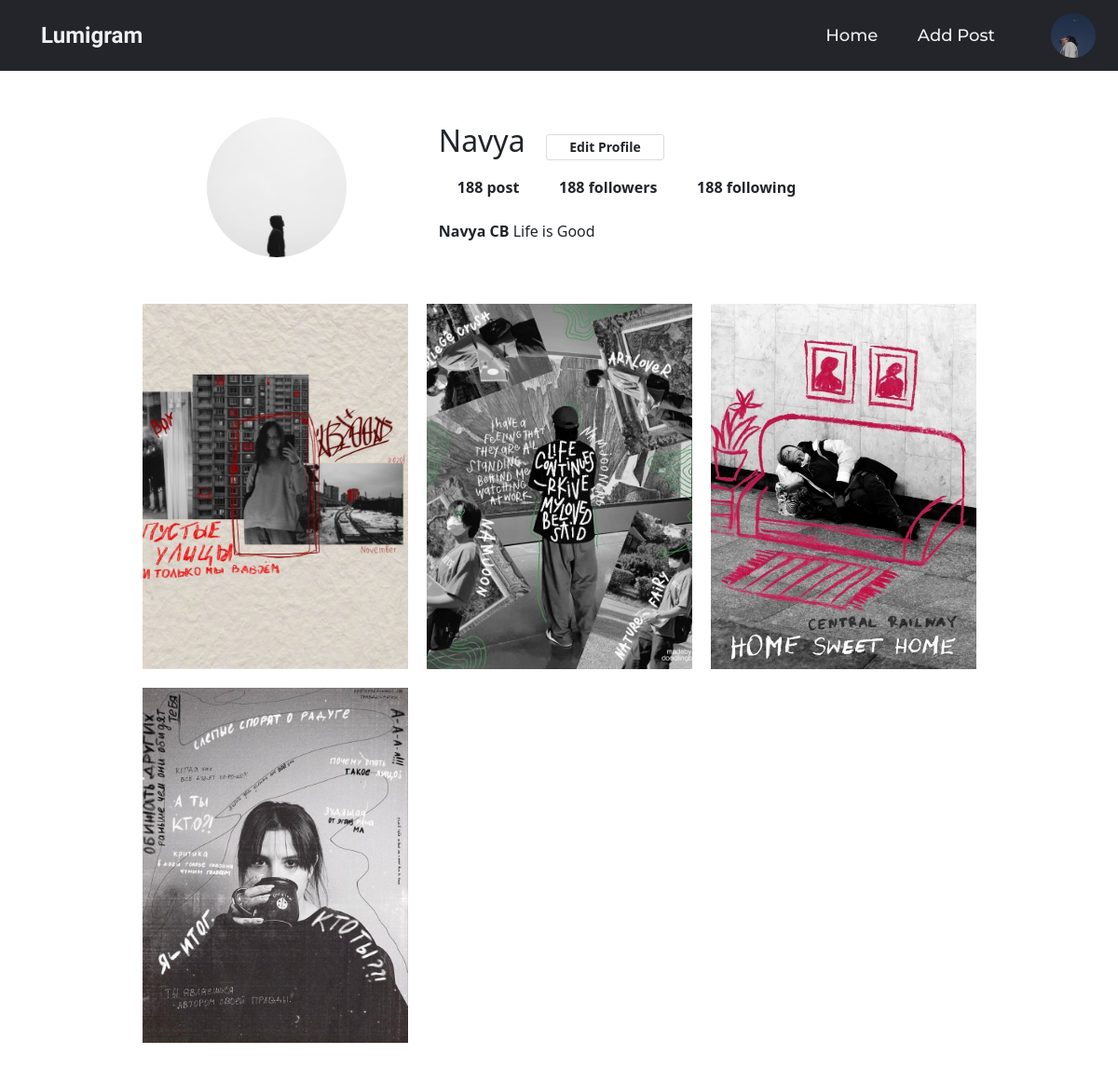
Screenshot of /profile/5/retrieve (signed in) with the database file from the repository.
### user/models.py (models this page shows, shortened)
class UserProfile(models.Model):
    user = models.OneToOneField(
        User, on_delete=models.CASCADE, related_name="profile")
    display_name = models.CharField(max_length=200, null=True, blank=True)
    about = models.CharField(max_length=200, null=True, blank=True)
    user_pic = models.ImageField(
        upload_to="profiles", default="profile.jpg", null=True, blank=True)
    followers = models.ManyToManyField(
        User, null=True, blank=True, related_name="followers")
    following = models.ManyToManyField(
        User, null=True, blank=True, related_name="following")
    saved = models.ManyToManyField(
        Post, null=True, blank=True, related_name="saved")
    created_at = models.DateTimeField(auto_now_add=True)
    updated_at = models.DateTimeField(auto_now=True)
    is_active = models.BooleanField(default=True)

class Post(models.Model):
    user = models.ForeignKey(
        User, on_delete=models.CASCADE, related_name="post")
    image = models.ImageField(upload_to="posts", null=True, blank=True)
    caption = models.CharField(max_length=200)
    created_at = models.DateTimeField(auto_now_add=True)
    updated_at = models.DateTimeField(auto_now=True)
    is_active = models.BooleanField(default=True)

### user/views.py (the view)
# urls.py: path('profile/<int:pk>/retrieve',views.ProfileView.as_view(),name='profile-view'),
class ProfileView(View):
    def get(self, request, *args, **kwargs):
        id = kwargs.get("pk")
        qs = UserProfile.objects.get(user=id)
        p_obj = Post.objects.filter(user=id)
        return render(request, "profile.html", {"user": qs, "post": p_obj})

### user/templates/profile.html (shortened to what this page needs)
{% load static %}
<!DOCTYPE html>
<html lang="en">
<head>
    <link href="https://cdn.jsdelivr.net/npm/bootstrap@5.3.3/dist/css/bootstrap.min.css" rel="stylesheet"
>
    <link rel="stylesheet" href="https://cdnjs.cloudflare.com/ajax/libs/font-awesome/6.5.1/css/all.min.css"
 />
    <link rel="stylesheet" href="{% static 'css/profile-nav.css' %}">
</head>
<body>
    <header class="sticky-top">
        <a href="{% url 'home' %}" class="home-logo">Lumigram</a>
        <nav class="mt-3">
            <ul class="nav__link">
                <li class="nav_link_li"><a href=" {% url 'home' %} " class="nav_link_li_a">Home</a></li>
                <li class="nav_link_li"><a href="{% url 'new-post' %}" class="nav_link_li_a">Add Post</a></li>
            </ul>
        </nav>
        <div class="dropdown nav-drop">
            <a href="" class="dropdown-toggle" role="button" data-bs-toggle="dropdown" aria-expanded="false">
                {% if request.user.profile %}
                <img src="{{request.user.profile.user_pic.url}}" alt="" height="25px" width="28px"
                    class="rounded-pill profile">
                {% else %}
                <img src="{% static 'images/Angular.jpeg' %}" alt="" height="25px" width="28px"
                    class="rounded-pill profile">
                {% endif %}
            </a>
        </div>
    </header>
    <div class="profile-container">
        <div class="main-profile">
            <div class="profile-image">
                <img src="{{user.user_pic.url}}" alt="" height="150px" width="150px">
            </div>
            <div class="profile-user-settings">
                <h1 class="profile-user-name"> {{user.user}} </h1>
                <a href="{% url 'profile-update' request.user.id %}" class="profile-btn profile-edit-btn">Edit
                    Profile</a>
            </div>
            <div class="profile-stats">
                <ul class="st-div-ul">
                    <div class=" profile-stat-count div-li">
                        <span class="dropdown-toggle" id="dropdownMenuButton" data-bs-toggle="dropdown"
                            aria-expanded="false">
                            <span class="">188</span> post
                        </span>
                    </div>
                    <div class="dropdown profile-stat-count div-li">
                        <span class="dropdown-toggle" id="dropdownMenuButton" data-bs-toggle="dropdown"
                            aria-expanded="false">
                            <span class="">188</span> followers
                        </span>
                    </div>
                    <div class="dropdown profile-stat-count div-li">
                        <span class="dropdown-toggle" id="dropdownMenuButton" data-bs-toggle="dropdown"
                            aria-expanded="false">
                            <span class="">188</span> following
                        </span>
                    </div>
                </ul>
            </div>
            <div class="profile-bio">
                <p><span class="profile-real-name"> {{user.display_name}} </span> {{user.about}} </p>
            </div>
        </div>
    </div>
    <main>
        <div class="profile-container">
            <div class="gallery">
                {% for p in post %}
                <div class="gallery-item" tabindex="0">
                    <img src="{{p.image.url}}" class="gallery-image" alt="">
                </div>
                {% endfor %}
            </div>
        </div>
    </main>
</body>
</html>

### user/static/css/profile-nav.css (style rules this page uses)
*, body { box-sizing: border-box; margin: 0; padding: 0; }
.home-logo { font-family: "Delius Unicase", cursive; font-weight: 700; font-style: normal; color: #edf0f1; width: 140px; font-size: 24px; padding: 10px 20px; height: auto; cursor: pointer; margin-right: auto; }
.nav_link_li, a { font-family: "Montserrat", sans-serif; font-weight: 500; font-size: 18px; color: #edf0f1; text-decoration: none; }
header { display: flex; justify-content: flex-end; align-items: center; background-color: #24252a; padding: 10px 2%; }
header *:not(.nav-drop) { background-color: #24252a; }
.nav__link { list-style: none; }
.nav__link, .nav_link_li { display: inline-block; padding: 0px 20px; }
.profile { width: 48px; height: 48px; object-fit: cover; border-radius: 50%; margin-left: 20px; cursor: pointer; }
.nav__link, .nav_link_li, .nav_link_li_a { transition: all 0.3s ease 0s; }
.nav__link, .nav_link_li, .nav_link_li_a:hover { color: #0088a9; }
.dropdown-toggle::after { display: none !important; }
:root { font-size: 10px; }
*, *::before, *::after { box-sizing: border-box; }
img { display: block; }
.profile-container { max-width: 93.5rem; margin: 0 auto; padding: 0 2rem; }
.profile-btn { display: inline-block; font: inherit; background: none; border: none; color: inherit; padding: 0; cursor: pointer; }
.main-profile { padding: 5rem 0; }
.main-profile::after { content: ""; display: block; clear: both; }
.profile-image { float: left; width: calc(33.333% - 1rem); display: flex; justify-content: center; align-items: center; margin-right: 3rem; }
.profile-image img { border-radius: 50%; }
.profile-user-settings, .profile-stats, .profile-bio { float: left; width: calc(66.666% - 2rem); }
.st-div-ul { list-style: none; }
.profile-user-settings { margin-top: 1.1rem; }
.profile-user-name { display: inline-block; font-size: 3.2rem; font-weight: 300; }
.profile-edit-btn { font-size: 1.4rem; line-height: 1.8; border: 0.1rem solid #dbdbdb; border-radius: 0.3rem; padding: 0 2.4rem; margin-left: 2rem; }
.profile-stats { margin-top: 2.3rem; }
.profile-stats .div-li { display: inline-block; font-size: 1.6rem; line-height: 1.5; margin-right: 4rem; cursor: pointer; }
.profile-stats .div-li:last-of-type { margin-right: 0; }
.profile-bio { font-size: 1.6rem; font-weight: 400; line-height: 1.5; margin-top: 2.3rem; }
.profile-real-name, .profile-stat-count, .profile-edit-btn { font-weight: 600; }
.gallery { display: flex; flex-wrap: wrap; margin: -1rem -1rem; padding-bottom: 3rem; }
.gallery-item { position: relative; flex: 1 0 22rem; margin: 1rem; color: #fff; cursor: pointer; }
.gallery-image { width: 100%; height: 100%; object-fit: cover; }

### rows the page displays
UserProfile: user_pic (picture), user "Navya", display_name "Navya CB", about "Life is Good"
Post: image (picture)
Post: image (picture)
Post: image (picture)
Post: image (picture)
